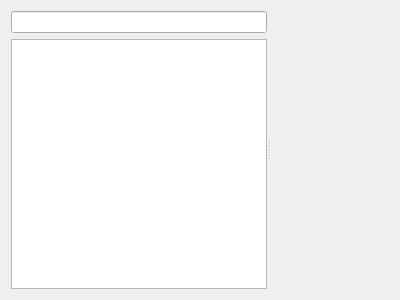
<?xml version="1.0" encoding="UTF-8"?>
<ui version="4.0">
 <class>GammaRay::ObjectInspectorWidget</class>
 <widget class="QWidget" name="GammaRay::ObjectInspectorWidget">
  <property name="geometry">
   <rect>
    <x>0</x>
    <y>0</y>
    <width>400</width>
    <height>300</height>
   </rect>
  </property>
  <layout class="QVBoxLayout" name="verticalLayout_5">
   <item>
    <widget class="QSplitter" name="mainSplitter">
     <property name="orientation">
      <enum>Qt::Horizontal</enum>
     </property>
     <widget class="QWidget" name="layoutWidget_1">
      <layout class="QVBoxLayout" name="verticalLayout_2">
       <item>
        <widget class="QLineEdit" name="objectSearchLine"/>
       </item>
       <item>
        <widget class="GammaRay::DeferredTreeView" name="objectTreeView">
         <property name="sizePolicy">
          <sizepolicy hsizetype="Expanding" vsizetype="Expanding">
           <horstretch>0</horstretch>
           <verstretch>0</verstretch>
          </sizepolicy>
         </property>
         <property name="uniformRowHeights">
          <bool>true</bool>
         </property>
        </widget>
       </item>
      </layout>
     </widget>
     <widget class="GammaRay::PropertyWidget" name="objectPropertyWidget" native="true">
      <property name="sizePolicy">
       <sizepolicy hsizetype="Preferred" vsizetype="Preferred">
        <horstretch>1</horstretch>
        <verstretch>0</verstretch>
       </sizepolicy>
      </property>
     </widget>
    </widget>
   </item>
  </layout>
  <action name="actionExportBindingGraph">
   <property name="text">
    <string>&amp;Export binding graph...</string>
   </property>
   <property name="toolTip">
    <string>Export binding as a graphviz dot file</string>
   </property>
  </action>
 </widget> 
 <customwidgets>
  <customwidget>
   <class>GammaRay::PropertyWidget</class>
   <extends>QWidget</extends>
   <header>propertywidget.h</header>
   <container>1</container>
  </customwidget>
  <customwidget>
   <class>GammaRay::DeferredTreeView</class>
   <extends>QTreeView</extends>
   <header>deferredtreeview.h</header>
  </customwidget>
 </customwidgets>
 <resources/>
 <connections/>
</ui>
